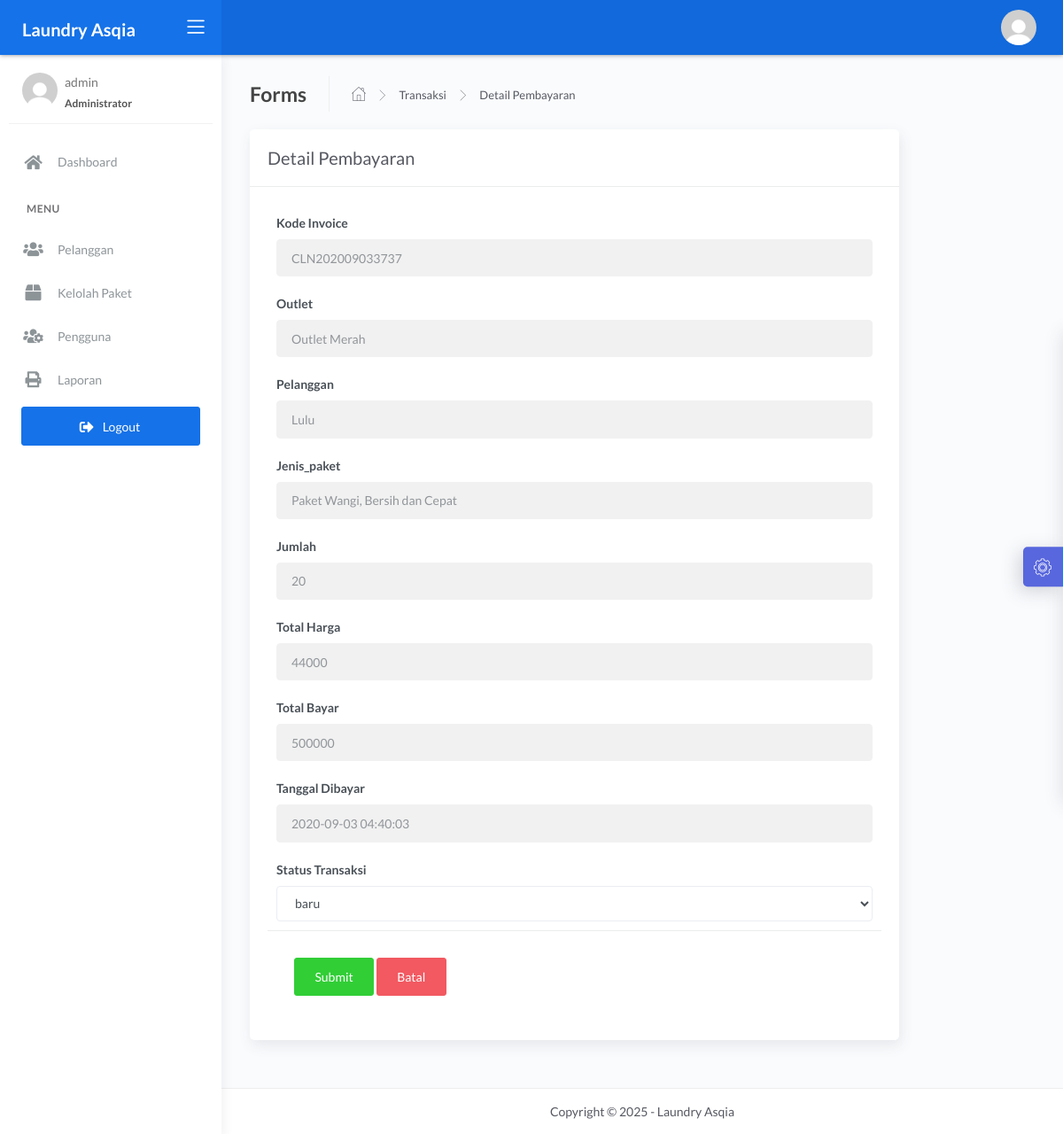
Screenshot of /admin/detail.php?id=36 (signed in) with the database file from the repository.
### tables this page shows
CREATE TABLE `transaksi` (
  `id_transaksi` INT(11) NOT NULL AUTO_INCREMENT,
  `outlet_id` INT(11) NOT NULL,
  `kode_invoice` VARCHAR(50) NOT NULL,
  `id_pelanggan` INT(11) NOT NULL,
  `tgl` DATETIME NOT NULL DEFAULT CURRENT_TIMESTAMP,
  `batas_waktu` DATETIME NOT NULL,
  `tgl_pembayaran` DATETIME DEFAULT NULL,
  `biaya_tambahan` INT(11) NOT NULL DEFAULT 0,
  `diskon` DECIMAL(5,2) NOT NULL DEFAULT 0.00,
  `pajak` INT(11) NOT NULL DEFAULT 0,
  `status` ENUM('baru','proses','selesai','diambil') NOT NULL DEFAULT 'baru',
  `status_bayar` ENUM('dibayar','belum') NOT NULL DEFAULT 'belum',
  `antar_jemput` ENUM('gratis','bayar','ambil_sendiri') NOT NULL DEFAULT 'ambil_sendiri',
  `id_user` INT(11) DEFAULT NULL,
  PRIMARY KEY (`id_transaksi`),
  KEY `id_pelanggan` (`id_pelanggan`),
  KEY `outlet_id` (`outlet_id`),
  KEY `id_user` (`id_user`)
);

CREATE TABLE `outlet` (
  `id_outlet` int(11) NOT NULL,
  `nama_outlet` varchar(228) DEFAULT NULL,
  `alamat_outlet` text DEFAULT NULL,
  `telp_outlet` varchar(15) DEFAULT NULL
);

CREATE TABLE `pelanggan` (
  `id_pelanggan` int(11) NOT NULL,
  `nama_pelanggan` varchar(228) NOT NULL,
  `alamat_pelanggan` text NOT NULL,
  `jenis_kelamin` enum('L','P') NOT NULL,
  `telp_pelanggan` varchar(15) NOT NULL,
  `no_ktp` varchar(30) NOT NULL
);

CREATE TABLE `paket_cuci` (
  `id_paket` int(11) NOT NULL,
  `jenis_paket` enum('kiloan','satuan','jumbo') NOT NULL,
  `nama_paket` varchar(228) NOT NULL,
  `harga` int(11) NOT NULL,
  `outlet_id` int(11) NOT NULL
);

CREATE TABLE `detail_transaksi` (
  `id_detail` int(11) NOT NULL,
  `id_transaksi` int(11) NOT NULL,
  `id_paket` int(11) DEFAULT NULL,
  `qty` double NOT NULL,
  `total_harga` double NOT NULL,
  `keterangan` text NOT NULL,
  `total_bayar` int(11) NOT NULL
);

### admin/detail.php (the view, shortened to what this page needs)
<?php
$title = 'Detail Pembayaran';
require 'koneksi.php';
$status = [
    'baru',
    'proses',
    'selesai',
    'diambil'
];
$id = $_GET['id'];
$query = mysqli_query($conn, "SELECT transaksi.*, pelanggan.nama_pelanggan, detail_transaksi.*, outlet.nama_outlet, paket_cuci.nama_paket FROM transaksi INNER JOIN pelanggan ON pelanggan.id_pelanggan = transaksi.id_pelanggan INNER JOIN detail_transaksi ON detail_transaksi.id_transaksi = transaksi.id_transaksi INNER JOIN outlet ON outlet.id_outlet = transaksi.outlet_id INNER JOIN paket_cuci ON paket_cuci.outlet_id = transaksi.outlet_id WHERE transaksi.id_transaksi = '$id'");
$data = mysqli_fetch_assoc($query);
require 'header.php';
?>
<div class="content">
    <div class="page-inner">
        <div class="page-header">
            <h4 class="page-title">Forms</h4>
            <ul class="breadcrumbs">
                <li class="nav-home">
                    <a href="index.php">
                        <i class="flaticon-home"></i>
                    </a>
                </li>
                <li class="separator">
                    <i class="flaticon-right-arrow"></i>
                </li>
                <li class="nav-item">
                    <a href="transaksi.php">Transaksi</a>
                </li>
                <li class="separator">
                    <i class="flaticon-right-arrow"></i>
                </li>
                <li class="nav-item">
                    <a href="#"><?= $title; ?></a>
                </li>
            </ul>
        </div>
        <div class="row">
            <div class="col-md-10">
                <div class="card">
                    <div class="card-header">
                        <div class="card-title"><?= $title; ?></div>
                    </div>
                    <form action="" method="POST">
                        <div class="card-body">
                            <div class="form-group">
                                <label for="largeInput">Kode Invoice</label>
                                <input type="text" name="kode_invoice" class="form-control form-control" id="defaultInput" value="<?= $data['kode_invoice']; ?>" readonly>
                            </div>
                            <div class="form-group">
                                <label for="largeInput">Outlet</label>
                                <input type="text" name="" class="form-control form-control" id="defaultInput" value="<?= $data['nama_outlet']; ?>" readonly>
                            </div>
                            <div class="form-group">
                                <label for="largeInput">Pelanggan</label>
                                <input type="text" name="" class="form-control form-control" id="defaultInput" value="<?= $data['nama_pelanggan']; ?>" readonly>
                            </div>
                            <div class="form-group">
                                <label for="largeInput">Jenis_paket</label>
                                <input type="text" name="" class="form-control form-control" id="defaultInput" value="<?= $data['nama_paket']; ?>" readonly>
                            </div>
                            <div class="form-group">
                                <label for="largeInput">Jumlah</label>
                                <input type="text" name="qty" class="form-control form-control" id="defaultInput" value="<?= $data['qty']; ?>" readonly>
                            </div>
                            <div class="form-group">
                                <label for="largeInput">Total Harga</label>
                                <input type="text" name="biaya_tambahan" class="form-control form-control" id="defaultInput" value="<?= $data['total_harga']; ?>" readonly>
                            </div>
                            <?php if ($data['total_bayar'] > 0) : ?>
                                <div class="form-group">
                                    <label for="largeInput">Total Bayar</label>
                                    <input type="text" name="biaya_tambahan" class="form-control form-control" id="defaultInput" value="<?= $data['total_bayar']; ?>" readonly>
                                </div>
                                <div class="form-group">
                                    <label for="largeInput">Tanggal Dibayar</label>
                                    <input type="text" name="biaya_tambahan" class="form-control form-control" id="defaultInput" value="<?= $data['tgl_pembayaran']; ?>" readonly>
                                </div>
                            <?php endif; ?>
                            <div class="form-group">
                                <label for="">Status Transaksi</label>
                                <select name="status" class="form-control form-control" id="defaultSelect">
                                    <?php foreach ($status as $key) : ?>
                                        <?php if ($key == $data['status']) : ?>
                                            <option value="<?= $key ?>" selected><?= $key ?></option>
                                        <?php endif ?>
                                    <?php endforeach ?>
                                </select>
                            </div>
                            <div class="card-action">
                                <button type="submit" name="btn-simpan" class="btn btn-success">Submit</button>
                                <a href="javascript:void(0)" onclick="window.history.back();" class="btn btn-danger">Batal</a>
                            </div>
                    </form>
                </div>
            </div>
        </div>
    </div>
</div>
<?php require 'footer.php'; ?>

### rows the page displays
transaksi: kode_invoice "CLN202009033737", biaya_tambahan "2020-09-03 04:40:03", status "baru"
outlet: nama_outlet "Outlet Merah"
pelanggan: nama_pelanggan "Lulu"
paket_cuci: nama_paket "Paket Wangi, Bersih dan Cepat"
detail_transaksi: qty "20", biaya_tambahan "44000", biaya_tambahan "500000"

### other values shown
$_SESSION['username'] "admin"
$title "Detail Pembayaran"
